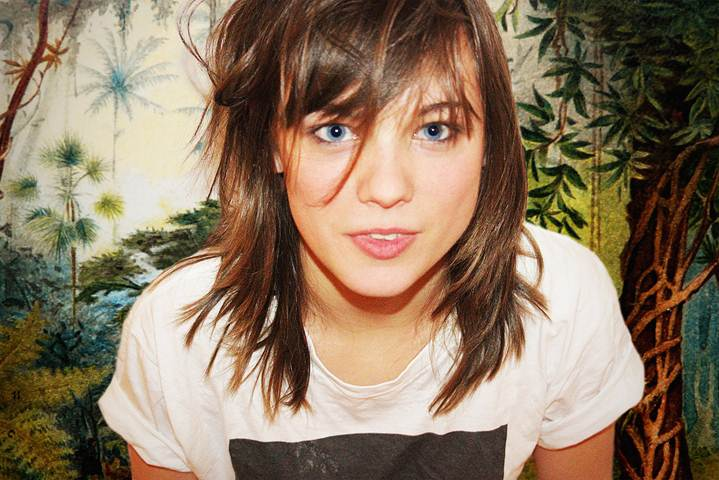
#> input picture task014/face.jpg, 719 x 480 px
$ python face.py
#> lines starting #> are read from the running program, lines starting #| are printed output that depends on the picture; after the words box and inside, x2 and y2 are one past the last pixel; in counts of white or black regions, pixels touching at a corner belong together
import cv2

face_cascades = cv2.CascadeClassifier(
    cv2.data.haarcascades + "haarcascade_frontalface_default.xml")

img = cv2.imread('face.jpg')
#> img is the input picture: shape (480, 719, 3); mean B, G, R 97.6, 119.5, 139.5
# Конвертация в чёрно-белый
img_gray = cv2.cvtColor(img, cv2.COLOR_BGR2GRAY)
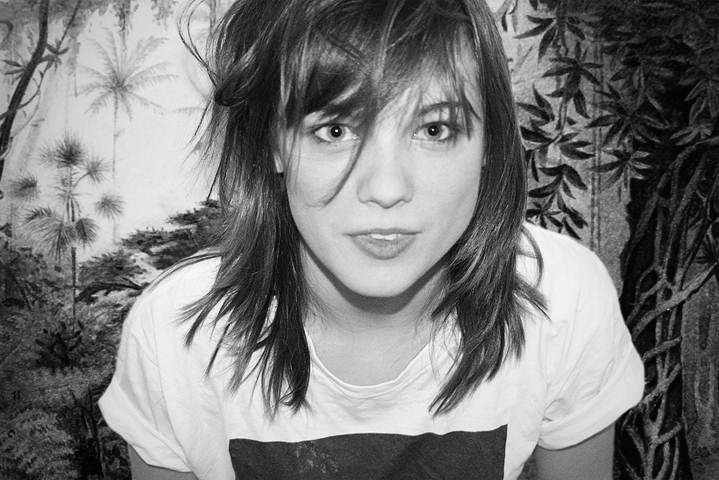
#> img_gray: shape (480, 719); min 0, max 254, mean 123

faces = face_cascades.detectMultiScale(img_gray)
#> faces = [[253, 30, 263, 263]]

# for face in faces
for (x, y, w, h) in faces:
    cv2.rectangle(img, (x, y), (x + w, y + h), (255, 0, 255), 2)
#> this loop made 1 pass
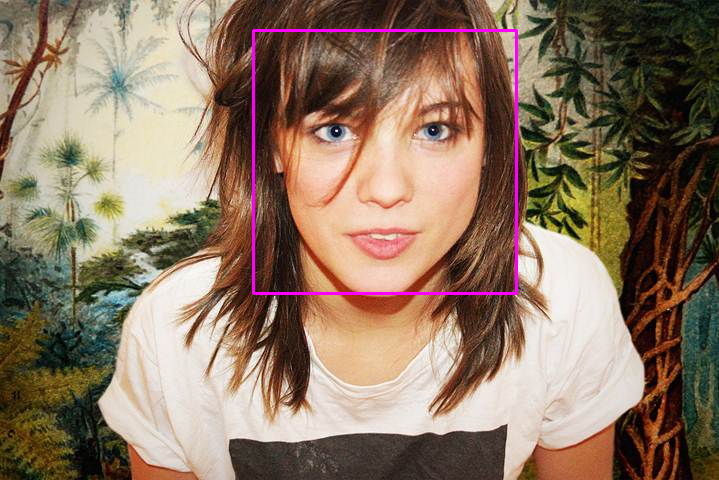
#> img: shape (480, 719, 3); 0.91% of pixels changed, all inside (x1, y1, x2, y2) = (252, 29, 518, 295)

cv2.imshow('Result', img)

cv2.waitKey(0)
